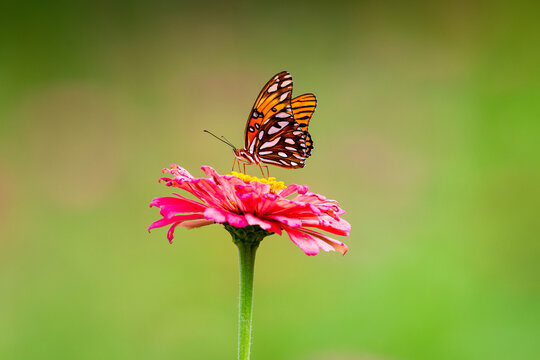
#> input picture opencv_tutorial/flower.jpg, 540 x 360 px
$ python 04_arithmatic_operations.py
#> lines starting #> are read from the running program, lines starting #| are printed output that depends on the picture; after the words box and inside, x2 and y2 are one past the last pixel; in counts of white or black regions, pixels touching at a corner belong together
import cv2

img = cv2.imread('flower.jpg')
#> img is the input picture: shape (360, 540, 3); mean B, G, R 66.8, 151.6, 143

print(img.shape) # (row, col, channel) // (675, 1200, 3)
#| (360, 540, 3)
print(img.size) # total no of pixel //2430000
#| 583200
print(img.dtype) # datatype # uint8
#| uint8
b,g,r = cv2.split(img)
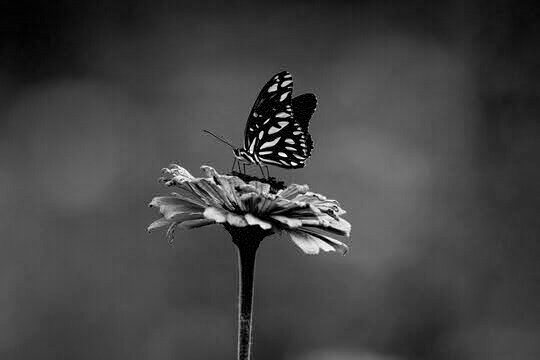
#> b: shape (360, 540); min 0, max 255, mean 66.8
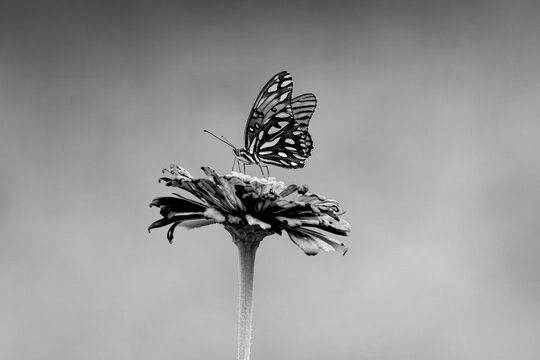
#> g: shape (360, 540); min 0, max 255, mean 151.6
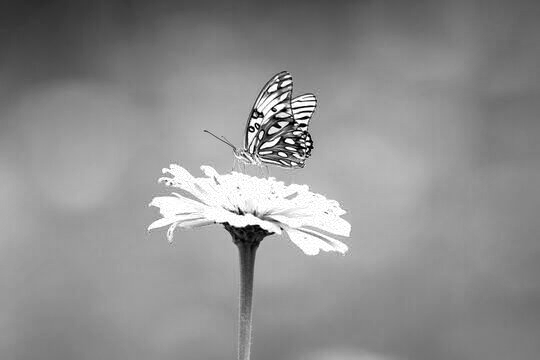
#> r: shape (360, 540); min 0, max 255, mean 143
img = cv2.merge((b,g,r))

# cv2.selectROI("select the area", img)
ball = img[280:340, 330:390]
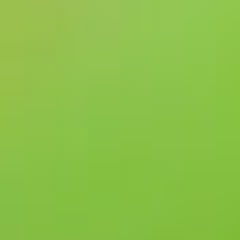
#> ball: shape (60, 60, 3) (shown 4 times larger); mean B, G, R 71.9, 193, 139.8
img[273:333, 100:160] = ball
#> img: shape (360, 540, 3); 1.85% of pixels changed, all inside (x1, y1, x2, y2) = (100, 273, 160, 333)


cv2.imshow('Image', img)
cv2.waitKey(0)
cv2.destroyAllWindows()
